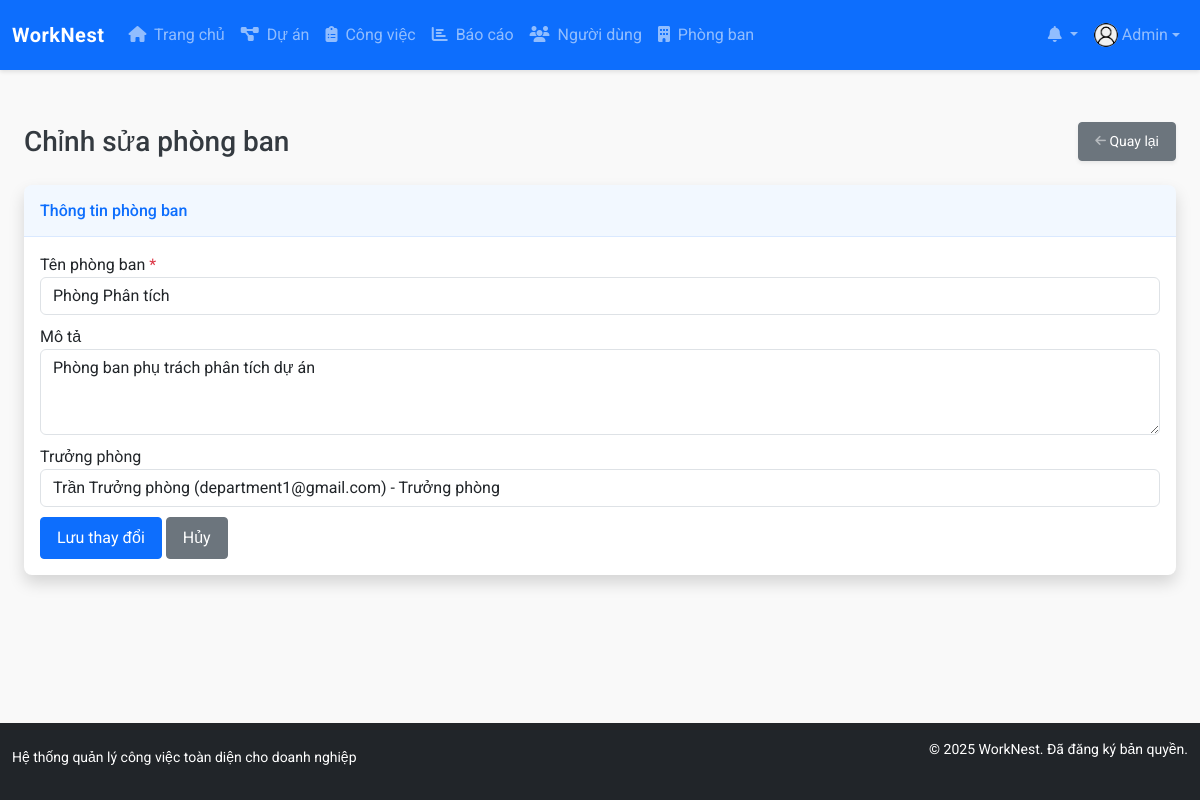
/modules/departments/edit.php?id=2 (signed in), run on the app's committed database.
### tables this page shows
CREATE TABLE `users` (
  `id` int NOT NULL,
  `name` varchar(100) NOT NULL,
  `email` varchar(100) NOT NULL,
  `password` varchar(255) NOT NULL,
  `role` enum('admin','project_manager','department_manager','staff') NOT NULL DEFAULT 'staff',
  `department_id` int DEFAULT NULL,
  `phone` varchar(20) DEFAULT NULL,
  `avatar` varchar(255) DEFAULT 'assets/images/avatar-default.png',
  `created_at` datetime NOT NULL DEFAULT CURRENT_TIMESTAMP,
  `updated_at` datetime DEFAULT NULL ON UPDATE CURRENT_TIMESTAMP,
  `last_login` datetime DEFAULT NULL
);

CREATE TABLE `departments` (
  `id` int NOT NULL,
  `name` varchar(100) NOT NULL,
  `description` text,
  `manager_id` int DEFAULT NULL,
  `created_at` datetime NOT NULL DEFAULT CURRENT_TIMESTAMP,
  `updated_at` datetime DEFAULT NULL ON UPDATE CURRENT_TIMESTAMP
);

### config/config.php (called while the page is built, shortened)
<?php
function is_logged_in() {
    return isset($_SESSION['user_id']);
}
function has_permission($required_role) {
    return $_SESSION['user_role'] === $required_role ||
           ($_SESSION['user_role'] === 'admin') ||
           ($required_role === 'department_manager' && $_SESSION['user_role'] === 'project_manager');
}
require_once ROOT_PATH . 'config/database.php';

### config/database.php (called while the page is built, shortened)
<?php
$conn = mysqli_connect(DB_HOST, DB_USER, DB_PASS, DB_NAME);
mysqli_set_charset($conn, "utf8mb4");
function query($sql) {
    global $conn;
    $result = mysqli_query($conn, $sql);
    return $result;
}
function fetch_array($result) {
    return mysqli_fetch_assoc($result);
}

### modules/departments/edit.php (the view, shortened to what this page needs)
<?php
require_once '../../config/config.php';
$department_id = (int)$_GET['id'];
$department_query = query("SELECT * FROM departments WHERE id = $department_id");
$department = fetch_array($department_query);
$user_query = query("SELECT id, name, email, role FROM users WHERE role IN ('project_manager', 'department_manager', 'staff') ORDER BY name");
include_once '../../templates/header.php';
?>
<div class="container-fluid">
    <div class="d-sm-flex align-items-center justify-content-between mb-4">
        <h1 class="h3 mb-0 text-gray-800">Chỉnh sửa phòng ban</h1>
        <a href="view.php?id=<?php echo $department_id; ?>" class="d-none d-sm-inline-block btn btn-sm btn-secondary shadow-sm">
            <i class="fas fa-arrow-left fa-sm text-white-50"></i> Quay lại
        </a>
    </div>
    <div class="card shadow mb-4">
        <div class="card-header py-3">
            <h6 class="m-0 font-weight-bold text-primary">Thông tin phòng ban</h6>
        </div>
        <div class="card-body">
            <form action="" method="POST">
                <div class="form-group">
                    <label for="name">Tên phòng ban <span class="text-danger">*</span></label>
                    <input type="text" class="form-control" id="name" name="name" required
                           value="<?php echo isset($_POST['name']) ? htmlspecialchars($_POST['name']) : htmlspecialchars($department['name']); ?>">
                </div>
                <div class="form-group">
                    <label for="description">Mô tả</label>
                    <textarea class="form-control" id="description" name="description" rows="3"><?php echo isset($_POST['description']) ? htmlspecialchars($_POST['description']) : htmlspecialchars($department['description']); ?></textarea>
                </div>
                <div class="form-group">
                    <label for="manager_id">Trưởng phòng</label>
                    <select class="form-control" id="manager_id" name="manager_id">
                        <?php while ($user = fetch_array($user_query)): ?>
                            <option value="<?php echo $user['id']; ?>"
                                <?php
                                $selected_manager = isset($_POST['manager_id']) ? $_POST['manager_id'] : $department['manager_id'];
                                echo ($selected_manager == $user['id']) ? 'selected' : '';
                                ?>>
                                <?php echo $user['name']; ?> (<?php echo $user['email']; ?>) -
                            </option>
                        <?php endwhile; ?>
                    </select>
                </div>
                <button type="submit" class="btn btn-primary">Lưu thay đổi</button>
                <a href="view.php?id=<?php echo $department_id; ?>" class="btn btn-secondary">Hủy</a>
            </form>
        </div>
    </div>
</div>
<?php
include_once '../../templates/footer.php';
?>

### templates/header.php (shortened to what this page needs)
<!DOCTYPE html>
<html lang="vi">
<head>
    <link href="https://cdn.jsdelivr.net/npm/bootstrap@5.3.0-alpha1/dist/css/bootstrap.min.css" rel="stylesheet">
    <link rel="stylesheet" href="https://cdnjs.cloudflare.com/ajax/libs/font-awesome/6.4.0/css/all.min.css">
    <link rel="stylesheet" href="<?php echo BASE_URL; ?>assets/css/style.css">
</head>
<body>
    <?php if (is_logged_in()): ?>
        <nav class="navbar navbar-expand-lg navbar-dark bg-primary sticky-top">
            <div class="container-fluid">
                <a class="navbar-brand d-flex align-items-center justify-content-evenly" href="<?php echo BASE_URL; ?>">
                    <span class="fw-bold">WorkNest</span>
                </a>
                <div class="collapse navbar-collapse" id="navbarNav">
                    <ul class="navbar-nav me-auto">
                        <li class="nav-item">
                            <a class="nav-link" href="<?php echo BASE_URL; ?>">
                                <i class="fas fa-home me-1"></i> Trang chủ
                            </a>
                        </li>
                        <?php if (has_permission('project_manager') || has_permission('department_manager')): ?>
                            <li class="nav-item">
                                <a class="nav-link" href="<?php echo BASE_URL; ?>modules/projects/">
                                    <i class="fas fa-project-diagram me-1"></i> Dự án
                                </a>
                            </li>
                        <?php endif; ?>
                        <li class="nav-item">
                            <a class="nav-link" href="<?php echo BASE_URL; ?>modules/tasks/">
                                <i class="fas fa-clipboard-list me-1"></i> Công việc
                            </a>
                        </li>
                        <?php if (has_permission('project_manager') || has_permission('department_manager')): ?>
                            <li class="nav-item">
                                <a class="nav-link" href="<?php echo BASE_URL; ?>modules/reports/">
                                    <i class="fas fa-chart-bar me-1"></i> Báo cáo
                                </a>
                            </li>
                        <?php endif; ?>
                        <?php if (has_permission('admin')): ?>
                            <li class="nav-item">
                                <a class="nav-link" href="<?php echo BASE_URL; ?>modules/users/">
                                    <i class="fas fa-users me-1"></i> Người dùng
                                </a>
                            </li>
                            <li class="nav-item">
                                <a class="nav-link" href="<?php echo BASE_URL; ?>modules/departments/">
                                    <i class="fas fa-building me-1"></i> Phòng ban
                                </a>
                            </li>
                        <?php endif; ?>
                    </ul>
                    <ul class="navbar-nav">
                        <li class="nav-item dropdown">
                            <a class="nav-link dropdown-toggle position-relative" href="#" id="notificationsDropdown"
                                role="button" data-bs-toggle="dropdown" aria-expanded="false">
                                <i class="fas fa-bell"></i>
                            </a>
                        </li>
                        <li class="nav-item dropdown">
                            <a class="nav-link dropdown-toggle d-flex align-items-center justify-content-evenly" href="#" id="userDropdown"
                                role="button" data-bs-toggle="dropdown" aria-expanded="false">
                                <?php
                                $current_user_id = $_SESSION['user_id'];
                                $user_sql = "SELECT * FROM users WHERE id = $current_user_id";
                                $user_result = query($user_sql);
                                $user_data = fetch_array($user_result);
                                ?>
                                <img src="<?php echo BASE_URL . $user_data['avatar']; ?>" class="rounded-circle me-1"
                                    alt="Avatar" style="width: 24px; height: 24px; object-fit: cover;">
                                <span class="d-none d-lg-inline-block"><?php echo $user_data['name']; ?></span>
                            </a>
                        </li>
                    </ul>
                </div>
            </div>
        </nav>
    <?php endif; ?>
    <div class="container-fluid mt-4 pb-5">

### assets/css/style.css (style rules this page uses)
:root { --primary-color: #0d6efd; --primary-hover: #0a58ca; --secondary-color: #6c757d; --dark-color: #343a40; --light-color: #f8f9fa; --gray-100: #f8f9fa; --gray-200: #e9ecef; --gray-300: #dee2e6; --gray-400: #ced4da; --gray-500: #adb5bd; --gray-600: #6c757d; --gray-700: #495057; --gray-800: #343a40; --gray-900: #212529; }
a { text-decoration: none; }
body { font-family: 'Roboto', sans-serif; background-color: #f9f9f9; color: var(--gray-800); min-height: 100vh; display: flex; flex-direction: column; justify-content: space-between; }
.navbar-dark.bg-primary { height: 70px; box-shadow: 0 2px 4px rgba(0, 0, 0, 0.1); }
.navbar-brand { font-weight: 700; letter-spacing: 0.5px; }
.card { border: none; box-shadow: 0 0.125rem 0.25rem rgba(0, 0, 0, 0.075); transition: all 0.3s ease; border-radius: 0.5rem; overflow: hidden; }
.card-header { background-color: rgba(13, 110, 253, 0.05); border-bottom: 1px solid rgba(13, 110, 253, 0.1); font-weight: 500; }
.btn { border-radius: 0.25rem; padding: 0.5rem 1rem; transition: all 0.2s ease; }
.btn-primary { background-color: var(--primary-color); border-color: var(--primary-color); }
.form-group { margin-bottom: 10px; }

### data on the page
users: avatar (placeholder picture), name "Admin"
departments: name "Phòng Phân tích", description "Phòng ban phụ trách phân tích dự án", manager_id "Trần Trưởng phòng (department1@gmail.com) - Trưởng phòng"
